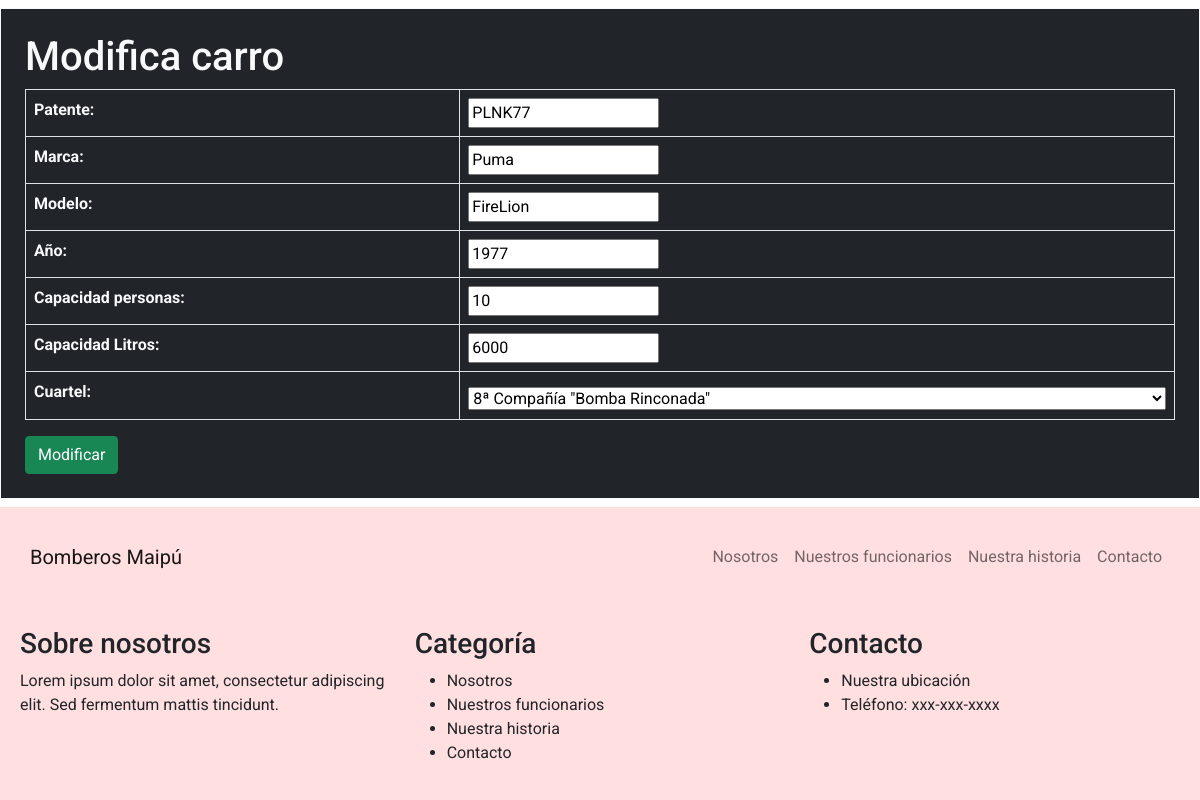
The page /form_mod_carro/11 on the database its author committed.
### bomberos/models.py (models this page shows, shortened)
class Carro(models.Model):
    idCarro = models.AutoField(primary_key=True, verbose_name='ID Carro')
    patente = models.CharField(max_length=6, verbose_name='Patente')
    marca = models.CharField(max_length=20, verbose_name='Marca')
    modelo = models.CharField(max_length=20, null=True, blank=True, verbose_name='Modelo')
    anno = models.IntegerField(verbose_name='Año')
    capacidadPersonas = models.IntegerField(verbose_name='Capacidad personas')
    capacidadLitros = models.IntegerField(verbose_name='Capacidad Litros')
    cuartel = models.ForeignKey(Cuartel, on_delete=models.CASCADE, default=1)

### bomberos/views.py (the view)
# urls.py: path('form_mod_carro/<id>',form_mod_carro,name="form_mod_carro"),
def form_mod_carro(request, id):
    carro = Carro.objects.filter(idCarro=id).first()
    datos = {
        'form': CarroForm(instance=carro)
    }
    if request.method == 'POST':
        formulario = CarroForm(data=request.POST, instance=carro)
        if formulario.is_valid():
            formulario.save()
            return redirect('lista_carros')
    return render(request, 'form_mod_carro.html', datos)

### bomberos/forms.py
class CarroForm(forms.ModelForm):
    patente = forms.CharField(widget=forms.TextInput(attrs={'readonly': 'readonly'}))
    class Meta:
        model = Carro
        fields = ['patente', 'marca', 'modelo', 'anno', 'capacidadPersonas', 'capacidadLitros', 'cuartel']

### bomberos/models.py (called while the page is built)
    def __str__(self):
        return self.nombre

### bomberos/templates/form_mod_carro.html (shortened to what this page needs)
<!DOCTYPE html>
<html lang="es">
<head>
  <link rel="stylesheet" href="https://cdnjs.cloudflare.com/ajax/libs/bootstrap/5.0.2/css/bootstrap.min.css">
  <link rel="stylesheet" href="../static/css/style.css">
</head>
<body>
  <nav class="navbar navbar-expand-lg navbar-light bg-light">
    <div class="container">
      <a class="navbar-brand" href="#">Bomberos Maipú</a>
      <div class="collapse navbar-collapse" id="navbarNav">
        <ul class="navbar-nav ms-auto">
          <li class="nav-item">
            <a class="nav-link" href="#nosotros">Nosotros</a>
          </li>
          <li class="nav-item">
            <a class="nav-link" href="#funcionarios">Nuestros funcionarios</a>
          </li>
          <li class="nav-item">
            <a class="nav-link" href="#historia">Nuestra historia</a>
          </li>
          <li class="nav-item">
            <a class="nav-link" href="#contacto">Contacto</a>
          </li>
        </ul>
      </div>
    </div>
  </nav>
  <div class="container bg-dark text-light mt-2 mb-2  border border-light" style="padding: 2%;">
        <h1>Modifica carro</h1>
            <form method="POST" action="" autocomplete="off">
                <table class="table table-bordered text-light">
                    {{ form.as_table }}
                </table>
                <button type="submit" class="btn btn-success">Modificar</button>
          </form>
    </div>
  <footer class="bg-light">
    <div class="container">
      <div class="row">
        <div class="col-md-4">
          <h3>Sobre nosotros</h3>
          <p>Lorem ipsum dolor sit amet, consectetur adipiscing elit. Sed fermentum mattis tincidunt.</p>
        </div>
        <div class="col-md-4">
          <h3>Categoría</h3>
          <ul>
            <li>Nosotros</li>
            <li>Nuestros funcionarios</li>
            <li>Nuestra historia</li>
            <li>Contacto</li>
          </ul>
        </div>
        <div class="col-md-4">
          <h3>Contacto</h3>
          <ul>
            <li>Nuestra ubicación</li>
            <li>Teléfono: xxx-xxx-xxxx</li>
          </ul>
        </div>
      </div>
    </div>
  </footer>
</body>
</html>

### bomberos/static/css/style.css (style rules this page uses)
.bg-light { background-color: #FFDFDF !important; }
body { display: grid; grid-template-rows: 1fr auto; min-height: 100vh; margin: 0; padding: 0; font-family: 'Roboto', sans-serif; }
.container { grid-row: 1; padding: 20px; max-width: 1200px; margin: 0 auto; }
.navbar { top: 0; left: 0; width: 100%; background-color: #FFDFDF; padding: 10px; z-index: 999; }
select { margin-top: 1%; width: 100%; }

### rows shown on the page
Carro: patente "PLNK77", marca "Puma", modelo "FireLion", anno "1977", capacidadPersonas "10", capacidadLitros "6000", cuartel "8ª Compañía \"Bomba Rinconada\""
